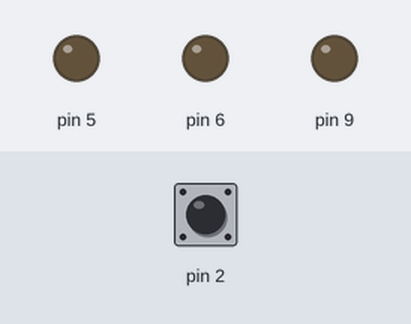
A sketch run on a simulated Arduino Uno, built with avr-gcc and run on an emulated ATmega328P. Shown: output pins drawn as LEDs (lit = HIGH). Dashed ring = blinking. The inputs (shaded band) are chosen by the test bench; at power-on: pin 2 LOW.

Above: at 1.2 s.
1.3 s: pin 2 pulsed HIGH 2 times (0.12 s each, 0.3 s apart)
At 1.9 s:
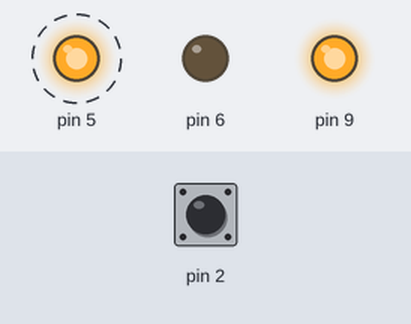
At 2.75 s:
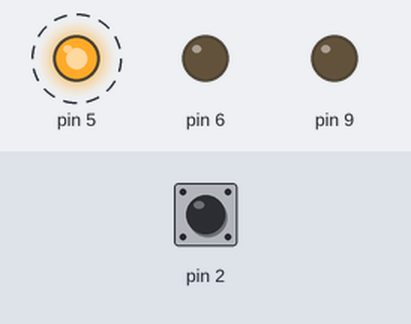
4.3 s: pin 2 driven HIGH
At 5.4 s:
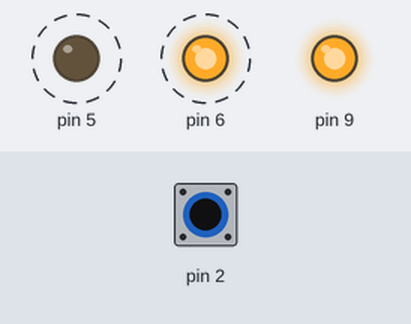
7.3 s: pin 2 pulsed LOW 5 times (0.12 s each, 0.3 s apart)
Timing chart, 0 to 17.8 s (numbered marks = the images above; inputs shaded):
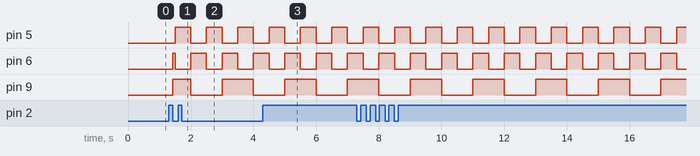

Measured:
- after the input at 1.3 s, pin 5: alternates HIGH for 0.50 s and LOW for 0.50 s, starting after 0.20 s; pin 6: LOW → HIGH after 0.12 s, then repeats every 1.0 s: LOW 0.50 s, HIGH 0.50 s; pin 9: LOW → HIGH after 0.12 s, → LOW 0.58 s later, → HIGH 1.0 s later, → LOW 1.0 s later

The sketch:

trigger_transition.ino
```cpp
/* Cirso TransStates Focke-Wulf Fw 190

Output:
   2 LED ai lati con lampeggio alternato
   1 LED in coda lampeggio a freq doppia

Input:
   1 interruttore su interrupt 0 per accensione / spegnimento luci

FSM per la gesrione delle transizioni tra i 2 stati.

*/

#include <common.h>

// FSM gestione interruttore luci
enum  { // Stati della FMS
    On,     // Acceso
    toOff,  // Trans On -> Off
    Off,    // Spento
    toOn    // Trans OFF -> On
} toggle  = Off;

// Variabili per interrupt 0
volatile unsigned int chValue = 1500; // Valore computato
volatile unsigned int chStart = 1500; // Inizio rilevamento
const int soglia = 1500; // soglia per scatto toggle a 2 posizioni

// Var FSM
unsigned long FSM_lastMillis = 0 ; // Timestamp per la FSM degli alettoni
unsigned long pausa = 2000;  // Pausa per la transizione durante gli stati 2, 4 della FSM
unsigned long currentMillis = 0;

// Instanziamo gli oggetti per gli stati On / Off
Lampeggiatore left = 5;
Lampeggiatore right = 6;
Lampeggiatore coda = 9;

// Instanziamo gli oggetti per gli stati di transizione
Pwm leftPWM = 5;
Pwm rightPWM = 6;
Pwm codaPWM = 9;

void setup() {
attachInterrupt(0, chRise, RISING); // PIN 2 su 328p / 168
    right.Invert() ;  // Invertiamo uno dei due lampeggiatori
}

void loop() {
    currentMillis = millis();

switch (toggle) {
    case Off:
    // Spento
        left.Low();
        right.Low();
        coda.Low();

        if (chValue > soglia) {
            FSM_lastMillis = currentMillis;
            toggle = toOn ;
        leftPWM.Set(0);
        rightPWM.Set(0);
        codaPWM.Set(0);
        }
        break;

    case On:
    // Acceso
        left.Blink();   // Lampeggia con un default di 1sec (0.5 HI 0.5 LOW)
        right.Blink();
        coda.Blink(1000); // Lampeggio in 1000ms = 1 secondo

        if (chValue <= soglia) {
            FSM_lastMillis = currentMillis;
            toggle = toOff ;
        leftPWM.Set(255);
        rightPWM.Set(255);
        codaPWM.Set(255);
        }
        break;

    case toOn:
    // Trans off -> on
        leftPWM.lUp(pausa);
        rightPWM.lUp(pausa);
        codaPWM.lUp(pausa);

        if (chValue > soglia && currentMillis - pausa > FSM_lastMillis ) {
            toggle = On ;
        } else if  (chValue <= soglia) {
            toggle = Off ;
        }
        break;

    case toOff:
    // Trans on -> off
        leftPWM.lDown(pausa);
        rightPWM.lDown(pausa);
        codaPWM.lDown(pausa);

        if (chValue <= soglia && currentMillis - pausa > FSM_lastMillis ) {
            toggle = Off ;
        } else if  (chValue > soglia) {
            toggle = On ;
        }
        break;
} ;
}

// Functions
void chRise() {
    attachInterrupt(0, chFall, FALLING);
    chStart = micros();
};

void chFall() {
    attachInterrupt(0, chRise, RISING);
    chValue = micros() - chStart;
};
```
